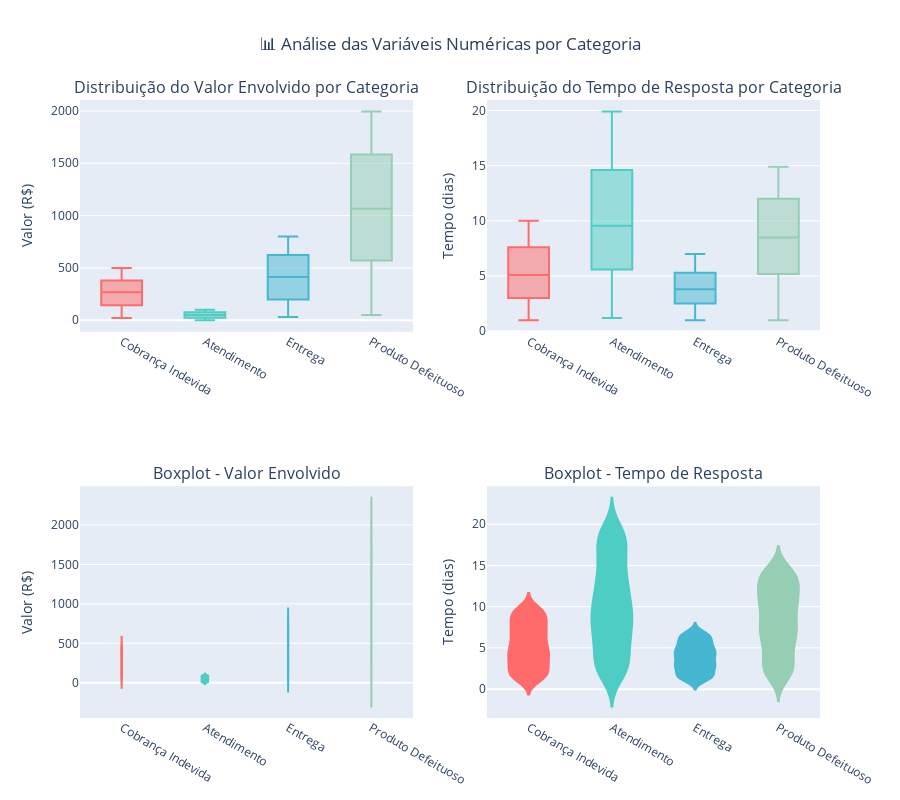

Notebook source saved alongside this figure:
### Code cell
# Visualização das variáveis numéricas por categoria
fig = make_subplots(
    rows=2, cols=2,
    subplot_titles=[
        'Distribuição do Valor Envolvido por Categoria',
        'Distribuição do Tempo de Resposta por Categoria',
        'Boxplot - Valor Envolvido',
        'Boxplot - Tempo de Resposta'
    ],
    specs=[[{'type': 'box'}, {'type': 'box'}],
           [{'type': 'violin'}, {'type': 'violin'}]]
)

# Cores para cada categoria
colors = ['#FF6B6B', '#4ECDC4', '#45B7D1', '#96CEB4']
categories = df['categoria'].unique()

# Boxplots
for i, cat in enumerate(categories):
    data_cat = df[df['categoria'] == cat]
    
    fig.add_trace(
        go.Box(
            y=data_cat['valor_envolvido'],
            name=cat,
            marker_color=colors[i],
            showlegend=False
        ),
        row=1, col=1
    )
    
    fig.add_trace(
        go.Box(
            y=data_cat['tempo_resposta_dias'],
            name=cat,
            marker_color=colors[i],
            showlegend=False
        ),
        row=1, col=2
    )
    
    # Violin plots
    fig.add_trace(
        go.Violin(
            y=data_cat['valor_envolvido'],
            name=cat,
            fillcolor=colors[i],
            line_color=colors[i],
            showlegend=False
        ),
        row=2, col=1
    )
    
    fig.add_trace(
        go.Violin(
            y=data_cat['tempo_resposta_dias'],
            name=cat,
            fillcolor=colors[i],
            line_color=colors[i],
            showlegend=False
        ),
        row=2, col=2
    )

fig.update_layout(
    title_text="📊 Análise das Variáveis Numéricas por Categoria",
    title_x=0.5,
    height=800
)

fig.update_yaxes(title_text="Valor (R$)", row=1, col=1)
fig.update_yaxes(title_text="Tempo (dias)", row=1, col=2)
fig.update_yaxes(title_text="Valor (R$)", row=2, col=1)
fig.update_yaxes(title_text="Tempo (dias)", row=2, col=2)

fig.show()

# Salvando o gráfico
fig.write_html("/home/ubuntu/analise_variaveis_numericas.html")
print("💾 Gráfico salvo como 'analise_variaveis_numericas.html'")

### Figure 1 — Plotly figure (JSON) as saved in the notebook; plotly's stock layout.template omitted (floating-point values rounded to 4 significant figures; data arrays with more than 128 entries replaced by an {"elided": "..."} marker saying what was removed)
{"data": [{"marker": {"color": "#FF6B6B"}, "name": "Cobrança Indevida", "showlegend": false, "type": "box", "xaxis": "x", "y": {"elided": "483 float values"}, "yaxis": "y"}, {"marker": {"color": "#FF6B6B"}, "name": "Cobrança Indevida", "showlegend": false, "type": "box", "xaxis": "x2", "y": {"elided": "483 float values"}, "yaxis": "y2"}, {"fillcolor": "#FF6B6B", "line": {"color": "#FF6B6B"}, "name": "Cobrança Indevida", "showlegend": false, "type": "violin", "xaxis": "x3", "y": {"elided": "483 float values"}, "yaxis": "y3"}, {"fillcolor": "#FF6B6B", "line": {"color": "#FF6B6B"}, "name": "Cobrança Indevida", "showlegend": false, "type": "violin", "xaxis": "x4", "y": {"elided": "483 float values"}, "yaxis": "y4"}, {"marker": {"color": "#4ECDC4"}, "name": "Atendimento", "showlegend": false, "type": "box", "xaxis": "x", "y": {"elided": "506 float values"}, "yaxis": "y"}, {"marker": {"color": "#4ECDC4"}, "name": "Atendimento", "showlegend": false, "type": "box", "xaxis": "x2", "y": {"elided": "506 float values"}, "yaxis": "y2"}, {"fillcolor": "#4ECDC4", "line": {"color": "#4ECDC4"}, "name": "Atendimento", "showlegend": false, "type": "violin", "xaxis": "x3", "y": {"elided": "506 float values"}, "yaxis": "y3"}, {"fillcolor": "#4ECDC4", "line": {"color": "#4ECDC4"}, "name": "Atendimento", "showlegend": false, "type": "violin", "xaxis": "x4", "y": {"elided": "506 float values"}, "yaxis": "y4"}, {"marker": {"color": "#45B7D1"}, "name": "Entrega", "showlegend": false, "type": "box", "xaxis": "x", "y": {"elided": "498 float values"}, "yaxis": "y"}, {"marker": {"color": "#45B7D1"}, "name": "Entrega", "showlegend": false, "type": "box", "xaxis": "x2", "y": {"elided": "498 float values"}, "yaxis": "y2"}, {"fillcolor": "#45B7D1", "line": {"color": "#45B7D1"}, "name": "Entrega", "showlegend": false, "type": "violin", "xaxis": "x3", "y": {"elided": "498 float values"}, "yaxis": "y3"}, {"fillcolor": "#45B7D1", "line": {"color": "#45B7D1"}, "name": "Entrega", "showlegend": false, "type": "violin", "xaxis": "x4", "y": {"elided": "498 float values"}, "yaxis": "y4"}, {"marker": {"color": "#96CEB4"}, "name": "Produto Defeituoso", "showlegend": false, "type": "box", "xaxis": "x", "y": {"elided": "513 float values"}, "yaxis": "y"}, {"marker": {"color": "#96CEB4"}, "name": "Produto Defeituoso", "showlegend": false, "type": "box", "xaxis": "x2", "y": {"elided": "513 float values"}, "yaxis": "y2"}, {"fillcolor": "#96CEB4", "line": {"color": "#96CEB4"}, "name": "Produto Defeituoso", "showlegend": false, "type": "violin", "xaxis": "x3", "y": {"elided": "513 float values"}, "yaxis": "y3"}, {"fillcolor": "#96CEB4", "line": {"color": "#96CEB4"}, "name": "Produto Defeituoso", "showlegend": false, "type": "violin", "xaxis": "x4", "y": {"elided": "513 float values"}, "yaxis": "y4"}], "layout": {"annotations": [{"font": {"size": 16}, "showarrow": false, "text": "Distribuição do Valor Envolvido por Categoria", "x": 0.225, "xanchor": "center", "xref": "paper", "y": 1, "yanchor": "bottom", "yref": "paper"}, {"font": {"size": 16}, "showarrow": false, "text": "Distribuição do Tempo de Resposta por Categoria", "x": 0.775, "xanchor": "center", "xref": "paper", "y": 1, "yanchor": "bottom", "yref": "paper"}, {"font": {"size": 16}, "showarrow": false, "text": "Boxplot - Valor Envolvido", "x": 0.225, "xanchor": "center", "xref": "paper", "y": 0.375, "yanchor": "bottom", "yref": "paper"}, {"font": {"size": 16}, "showarrow": false, "text": "Boxplot - Tempo de Resposta", "x": 0.775, "xanchor": "center", "xref": "paper", "y": 0.375, "yanchor": "bottom", "yref": "paper"}], "height": 800, "title": {"text": "📊 Análise das Variáveis Numéricas por Categoria", "x": 0.5}, "xaxis": {"anchor": "y", "domain": [0, 0.45]}, "xaxis2": {"anchor": "y2", "domain": [0.55, 1]}, "xaxis3": {"anchor": "y3", "domain": [0, 0.45]}, "xaxis4": {"anchor": "y4", "domain": [0.55, 1]}, "yaxis": {"anchor": "x", "domain": [0.625, 1], "title": {"text": "Valor (R$)"}}, "yaxis2": {"anchor": "x2", "domain": [0.625, 1], "title": {"text": "Tempo (dias)"}}, "yaxis3": {"anchor": "x3", "domain": [0, 0.375], "title": {"text": "Valor (R$)"}}, "yaxis4": {"anchor": "x4", "domain": [0, 0.375], "title": {"text": "Tempo (dias)"}}}}
